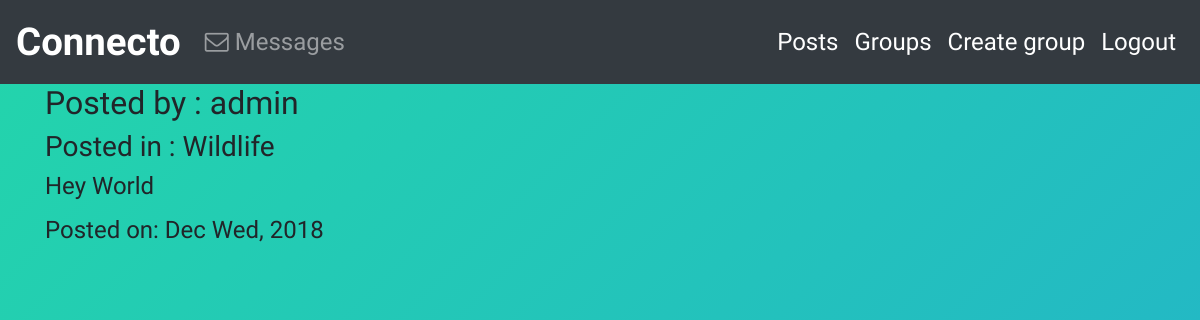
The app's page /posts/by/admin/4/ with its own data.
### posts/models.py (models this page shows, shortened)
class Post(models.Model):
    user=models.ForeignKey(User,related_name='posts',on_delete=models.CASCADE)
    message=models.TextField()
    message_html=models.TextField(editable=False)
    created_at=models.DateTimeField(auto_now=True)
    group=models.ForeignKey(Group,related_name='posts',null=True,blank=True,on_delete=models.CASCADE)
    class Meta:
        ordering =['-created_at']
        unique_together=['user','message']

### groups/models.py (models this page shows, shortened)
class Group(models.Model):
    name=models.CharField(max_length=250,unique=True)
    slug=models.SlugField(allow_unicode=True,unique=True)
    description=models.TextField(blank=True,default='')
    description_html=models.TextField(editable=False,default='',blank=True)
    members=models.ManyToManyField(User,related_name="Memberships")
    class Meta:
        ordering =['name']

### posts/views.py (the view)
# urls.py: re_path(r'by/(?P<username>[-\w]+)/(?P<pk>\d+)/$',PostDetail.as_view(),name='single'),
class PostDetail(SelectRelatedMixin,DetailView):
    model=Post
    select_related=('user','group')
    context_object_name='post'
    def get_queryset(self):
        queryset=super().get_queryset()
        return queryset.filter(user__username__iexact=self.kwargs.get('username'))
    def get_context_data(self, **kwargs):
        context = super().get_context_data(**kwargs)
        context['user'] = User
        return context

### posts/templates/posts/post_detail.html (shortened to what this page needs)
{% extends 'posts/post_base.html' %}
{% block prepost %}
    <div class="col-md-4">
     <h2> Posted by : {{post.user.username }} </h3>
     {% if post.group %}
        <h3> Posted in : {{post.group.name}} </h3>
     {% endif %}
        <h4> {{post.message_html|safe}}</h3>
        <h4> Posted on: {{post.created_at|date:"M D, Y"}} </h4>
     <br>
     <br>
{% endblock %}

### static/css/base.css (style rules this page uses)
body { font-family: 'Source Sans Pro', sans-serif; width: 100wh; height: 90vh; background: linear-gradient(-45deg, #EE7752, #E73C7E, #23A6D5, #23D5AB); background-size: 400% 400%; -webkit-animation: Gradient 15s ease infinite; -moz-animation: Gradient 15s ease infinite; animation: Gradient 15s ease infinite; }

### records on screen
Post: user.username "admin", group.name "Wildlife", message_html "Hey World", created_at "Dec Wed, 2018"
